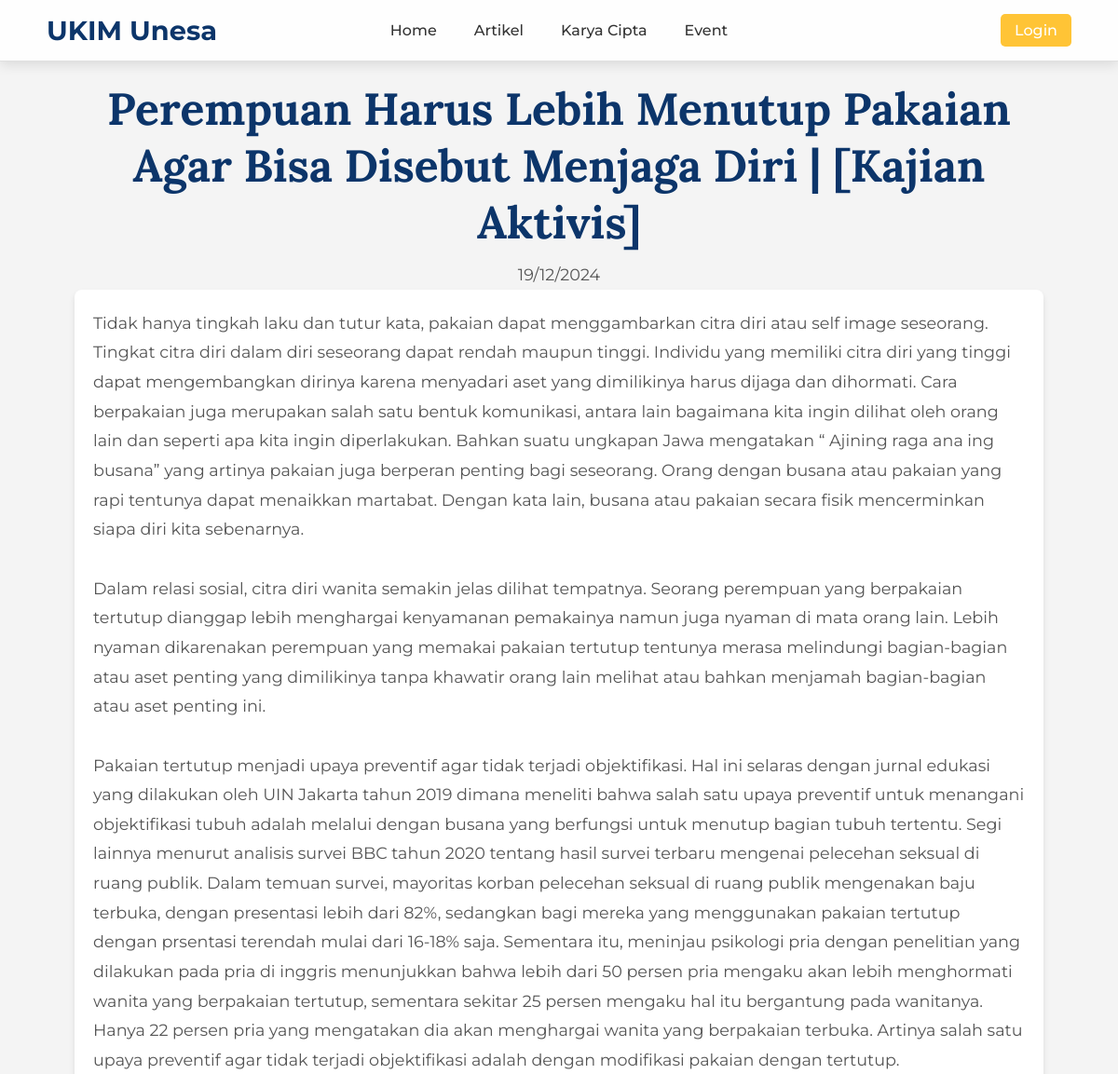
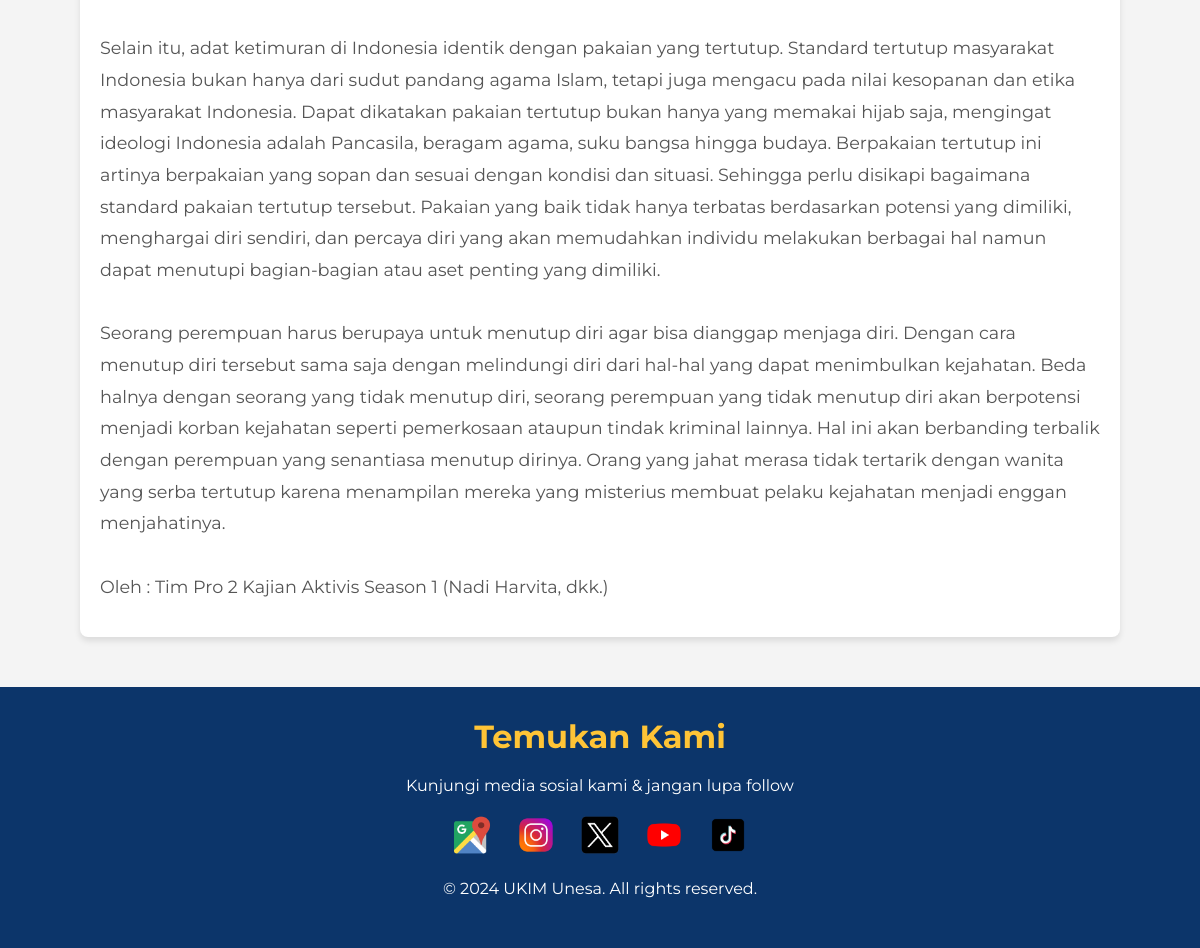
Screenshot of /karya.php?id=1 with the database file from the repository (2 pictures, top to bottom).
### tables this page shows
CREATE TABLE `karya_cipta` (
  `id_karya` int NOT NULL,
  `tgl` timestamp NOT NULL DEFAULT CURRENT_TIMESTAMP ON UPDATE CURRENT_TIMESTAMP,
  `kategori` enum('Ilmiah','Non Ilmiah') NOT NULL,
  `judul` varchar(255) NOT NULL,
  `isi` longtext NOT NULL
);

### karya.php (the view)
<?php
include('./layout/header_index.php');
?>
<head>
    <link rel="stylesheet" href="./style/page.css">
</head>
<body>
    <div class="container">
        <?php
        $sql = "SELECT id_karya, tgl, kategori, judul, isi FROM karya_cipta WHERE id_karya=" . intval($_GET['id']);
        $result = mysqli_query($conn, $sql);
        while ($row = mysqli_fetch_array($result)) {
        ?>
        <header>
            <h1 class="judul"><?= htmlspecialchars($row['judul']); ?></h1>
        </header>
        <section class="content">
            <p><?= date("d/m/Y", strtotime($row['tgl'])); ?></p>
        </section>
        <section class="article">
            <div class="article-content">
                <p><?= nl2br(htmlspecialchars($row['isi'])); ?></p>
            </div>
        </section>
        <?php } ?>
    </div>
    <?php
    include('./layout/footer_index.php');
    ?>
</body>
</html>

### layout/header_index.css (style rules this page uses)
:root { --primary-color: #FFC436; --secondary-color: #0C356A; --text-dark-color: #333; --text-light-color: #FFFFFF; --main-font: 'Montserrat', sans-serif; --heading-font: 'Lora', serif; }
* { margin: 0; padding: 0; box-sizing: border-box; }
body { font-family: var(--main-font); background-color: #f4f4f4; color: var(--text-dark-color); }

### style/page.css (style rules this page uses)
:root { --primary-color: #FFC436; --secondary-color: #0C356A; --text-dark-color: #333; --text-light-color: #FFFFFF; --main-font: 'Montserrat', sans-serif; --heading-font: 'Lora', serif; }
* { margin: 0; padding: 0; box-sizing: border-box; }
body { font-family: var(--main-font); background-color: #f4f4f4; color: var(--text-dark-color); }
.container { width: 90%; max-width: 1200px; margin: 0 auto; padding: 20px; }
header { text-align: center; margin-bottom: 0px; }
.judul { font-family: var(--heading-font); font-size: 3rem; font-weight: bold; color: var(--secondary-color); margin-bottom: 10px; }
.content { margin-bottom: 0px; text-align: center; }
.content p { font-size: 1.1rem; color: #555; line-height: 1.8; margin-bottom: 0px; }
.article { background-color: #fff; padding: 20px; margin-bottom: 30px; border-radius: 8px; box-shadow: 0 4px 6px rgba(0, 0, 0, 0.1); }
.article-content { font-size: 1.1rem; color: #555; line-height: 1.8; }
.article-content p { margin-bottom: 15px; }

### layout/footer_index.css (style rules this page uses)
:root { --primary-color: #FFC436; --secondary-color: #0C356A; --text-dark-color: #333; --text-light-color: #FFFFFF; --main-font: 'Montserrat', sans-serif; --heading-font: 'Lora', serif; }
* { margin: 0; padding: 0; box-sizing: border-box; }
body { font-family: var(--main-font); background-color: #f4f4f4; color: var(--text-dark-color); }

### rows the page displays
karya_cipta: judul "Perempuan Harus Lebih Menutup Pakaian Agar Bisa Disebut Menjaga Diri | [Kajian Aktivis]", tgl "19/12/2024", isi "Tidak hanya tingkah laku dan tutur kata, pakaian dapat menggambarkan citra diri atau self image seseorang. Tingkat citra diri dalam diri seseorang dapat rendah maupun tinggi. Individu yang memiliki citra diri yang tinggi dapat mengembangkan dirinya karena menyadari aset yang dimilikinya harus dijaga dan dihormati. Cara berpakaian juga merupakan salah satu bentuk komunikasi, antara lain bagaimana kita ingin dilihat oleh orang lain dan seperti apa kita ingin diperlakukan. Bahkan suatu ungkapan Jawa mengatakan “ Ajining raga ana ing busana” yang artinya pakaian juga berperan penting bagi seseorang. Orang dengan busana atau pakaian yang rapi tentunya dapat menaikkan martabat. Dengan kata lain,…"
